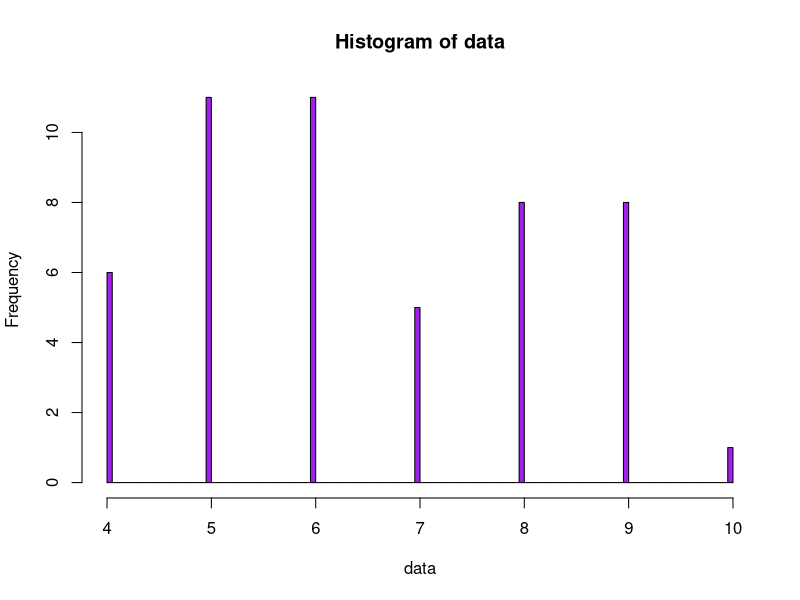
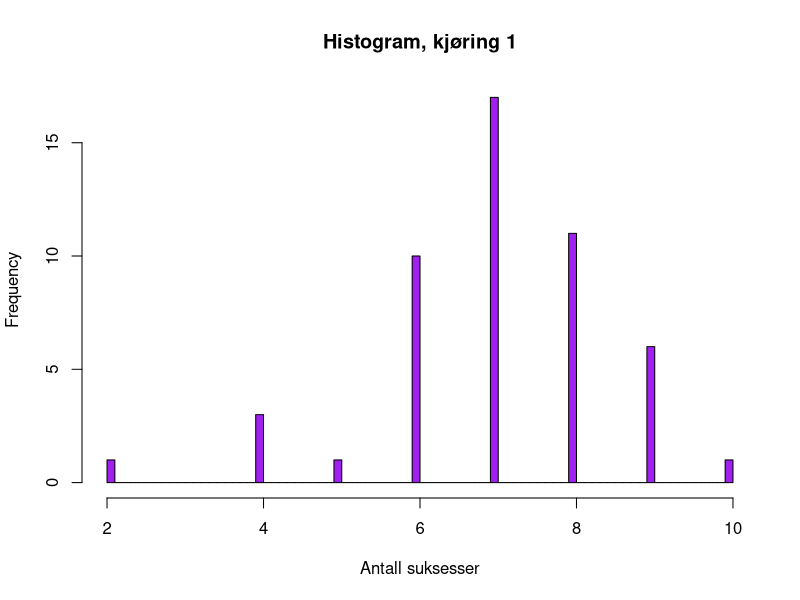
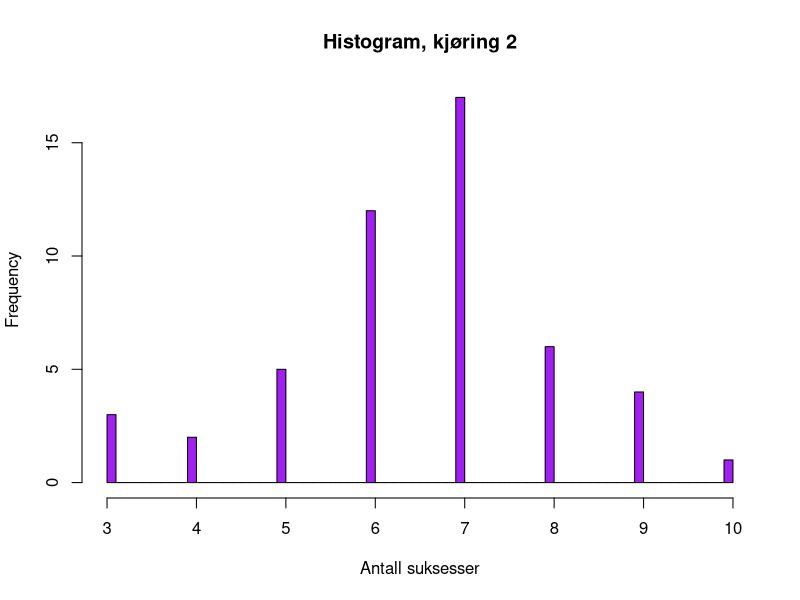
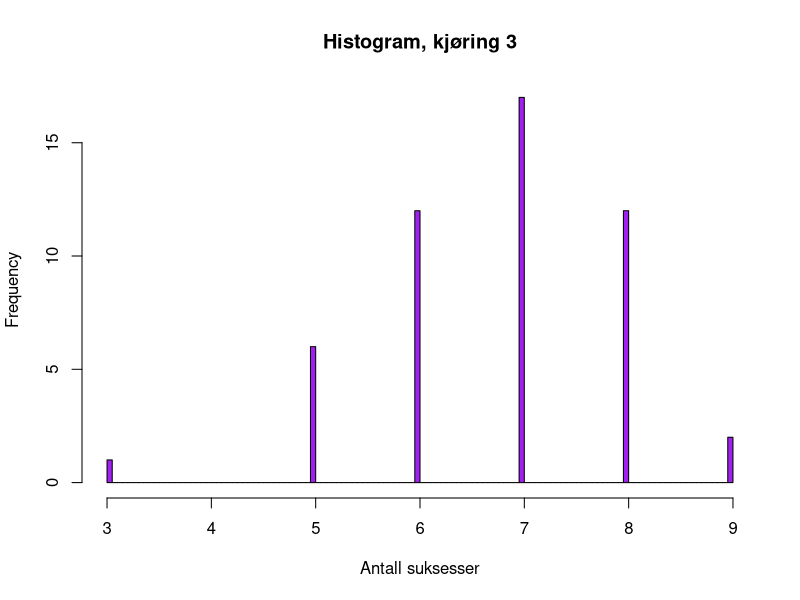
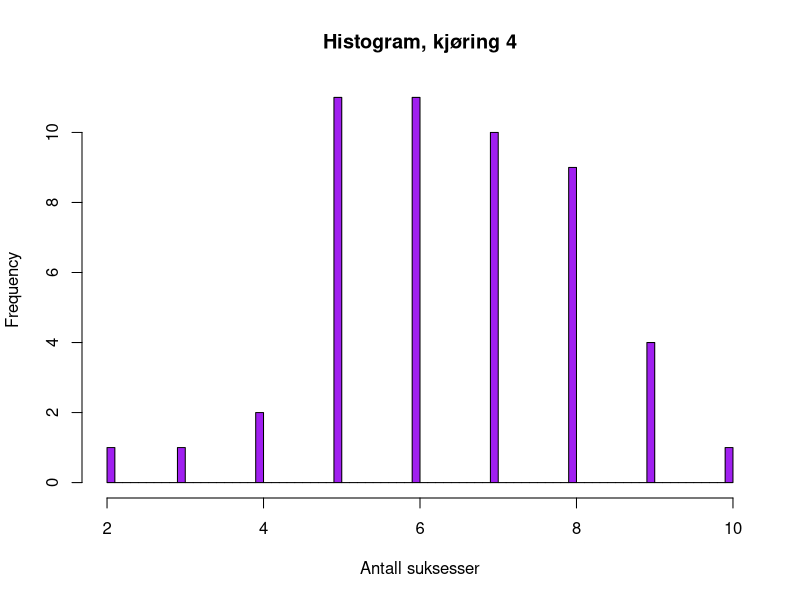
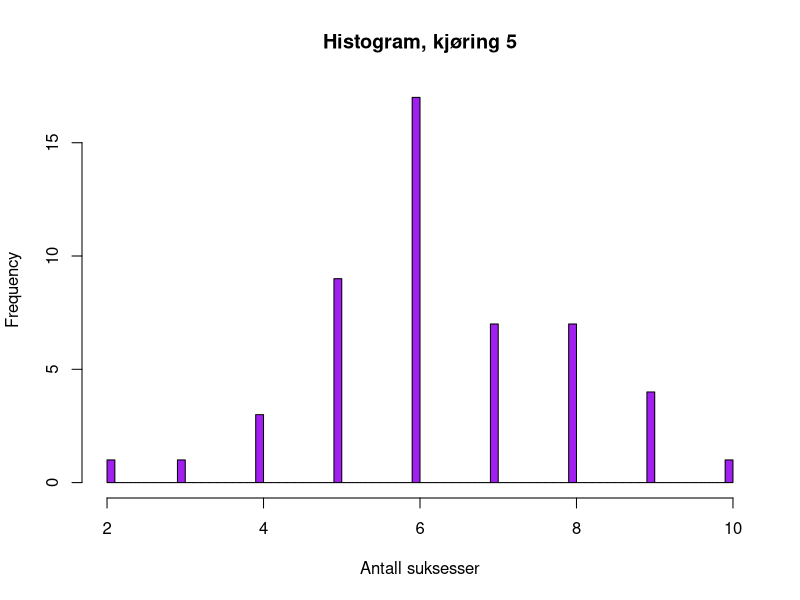
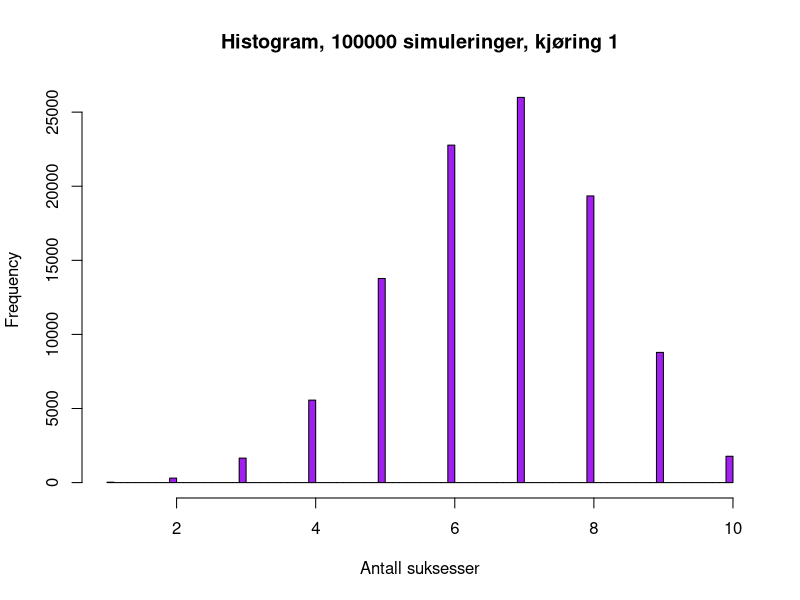
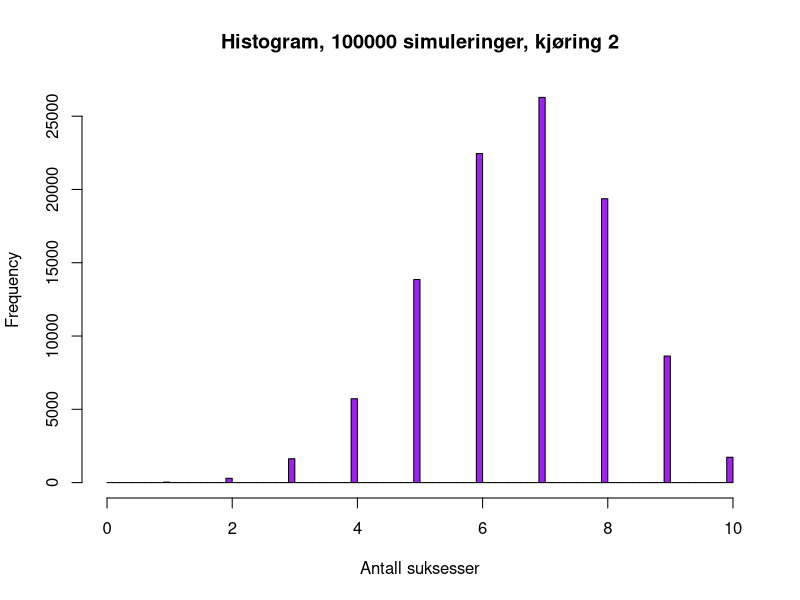

Write R code to recreate these figures, in order.
#Oppgave 40 i læreboka
#a)
P_knepet = 1/4
P_knepet


#b)
P_2av5 = dbinom(2, 5, 1/4)
P_2av5


#c)
ganger_tatt_totalt = 2
antall_passeringer = ganger_tatt_totalt / P_knepet
standardavvik = sqrt(antall_passeringer * P_knepet * (1 - P_knepet))

antall_passeringer
standardavvik


#d)
passeringer = 12
leser_ved_passering = 7
antall_tatt = 4
ønsket_tatt_og_leser = 3
P_leste_og_tatt = dhyper(ønsket_tatt_og_leser, leser_ved_passering, 
                        ( passeringer - leser_ved_passering ), antall_tatt)
P_leste_og_tatt


#f)
antall_biler = 16384
P_wunderbaum = 1 / 1024
lambda = antall_biler * P_wunderbaum

P_nøyaktig_15 = dpois(15, lambda)
P_nøyaktig_15


#2a)
rbinom(1, 10, 2/3)
rbinom(10, 1, 2/3)
sum(rbinom(10, 1, 2/3))


#b) 
data = c()

for (i in 1:50) {
  k = rbinom(1, 10, 2/3)
  data = c(data, k)
}

table(data)
hist(data, breaks = 100, col = "purple")

#d)
for (j in 1:5) {
  data = c()
  
  for (i in 1:50) {
    k = rbinom(1, 10, 2/3)
    data = c(data, k)
  }
  
  hist(data, breaks = 100, col = "purple",
       main = paste("Histogram, kjøring", j),
       xlab = "Antall suksesser")
}


#e)
for (j in 1:5) {
  data = c()
  
  for (i in 1:100000) {
    k = rbinom(1, 10, 2/3)
    data = c(data, k)
  }
  
  hist(data, breaks = 100, col = "purple",
       main = paste("Histogram, 100000 simuleringer, kjøring", j),
       xlab = "Antall suksesser")
}


#f)
x = 0:10
y = dbinom(x, 10, 2/3)

plot(x, y, type = "h", lwd = 3, col = "maroon",
     main = "Bin(10, 2/3)",
     xlab = "Antall suksesser", ylab = "P(X = x)")
points(x, y, pch = 19, col = "maroon")



#3)
for (j in 1:5) {
  data = c()
  
  for (i in 1:200) {
    k = rpois(1, 2)
    data = c(data, k)
  }
  
  hist(data,
       breaks = seq(-0.5, max(data) + 0.5, 1),
       col = "purple",
       main = paste("Poisson(2), kjøring", j),
       xlab = "Antall hendelser")
}



x = 0:10
y = dpois(x, 2)

plot(x, y, type = "h", lwd = 3, col = "maroon",
     main = "Poisson(2)",
     xlab = "Antall hendelser", ylab = "P(X = x)")
points(x, y, pch = 19, col = "maroon")



data = c()

for (i in 1:100000) {
  k = rpois(1, 2)
  data = c(data, k)
}

hist(data,
     breaks = seq(-0.5, max(data) + 0.5, 1),
     col = "purple",
     main = "Poisson(2), 100000 simuleringer",
     xlab = "Antall hendelser")



par(mfrow = c(1, 1))

# 4a
png("/Users/chris/Maths/MA-223/Oblig/2b/oppg4a.png", width = 1400, height = 700)
par(mfrow = c(1, 2))

mu = 37
sigma = 5

# Sannsynlighet
P_X_ge_33 = pnorm(33, mean = mu, sd = sigma, lower.tail = FALSE)
P_X_ge_33

# PDF med skyggelegging
xVals = seq(15, 60, 0.01)
yVals = dnorm(xVals, mean = mu, sd = sigma)

plot(xVals, yVals, type = "l", lwd = 2,
     main = "PDF for N(37,5)",
     xlab = "x", ylab = "f(x)")

shade_x = seq(33, 60, 0.01)
shade_y = dnorm(shade_x, mean = mu, sd = sigma)

polygon(c(33, shade_x, 60),
        c(0, shade_y, 0),
        col = "plum", border = NA)

lines(xVals, yVals, lwd = 2)
abline(v = 33, col = "maroon", lwd = 2)

# CDF med markering
yCumVals = pnorm(xVals, mean = mu, sd = sigma)

plot(xVals, yCumVals, type = "l", lwd = 2,
     main = "CDF for N(37,5)",
     xlab = "x", ylab = "F(x)")

F_33 = pnorm(33, mean = mu, sd = sigma)

points(33, F_33, pch = 19, col = "maroon")
abline(v = 33, col = "maroon", lty = 2)
abline(h = F_33, col = "maroon", lty = 2)

dev.off()


# 4b
png("/Users/chris/Maths/MA-223/Oblig/2b/oppg4b.png", width = 1400, height = 700)
par(mfrow = c(1, 2))

mu = 2
sigma = 1

a = qnorm(0.05, mean = mu, sd = sigma)
a

# PDF
xVals = seq(-2, 6, 0.01)
yVals = dnorm(xVals, mean = mu, sd = sigma)

plot(xVals, yVals, type = "l", lwd = 2,
     main = "PDF for N(2,1)",
     xlab = "x", ylab = "f(x)")

shade_x = seq(-2, a, 0.01)
shade_y = dnorm(shade_x, mean = mu, sd = sigma)

polygon(c(-2, shade_x, a),
        c(0, shade_y, 0),
        col = "plum", border = NA)

lines(xVals, yVals, lwd = 2)
abline(v = a, col = "maroon", lwd = 2)

# CDF
yCumVals = pnorm(xVals, mean = mu, sd = sigma)

plot(xVals, yCumVals, type = "l", lwd = 2,
     main = "CDF for N(2,1)",
     xlab = "x", ylab = "F(x)")

points(a, 0.05, pch = 19, col = "maroon")
abline(v = a, col = "maroon", lty = 2)
abline(h = 0.05, col = "maroon", lty = 2)

dev.off()


# 4c
png("/Users/chris/Maths/MA-223/Oblig/2b/oppg4c.png", width = 1400, height = 700)
par(mfrow = c(1, 2))

lambda = 4.4

mu_T = 1 / lambda
sigma_T = 1 / lambda
P_interval = pexp(0.28, rate = lambda) - pexp(0.15, rate = lambda)

mu_T
sigma_T
P_interval

# PDF
xVals = seq(0, 1.2, 0.001)
yVals = dexp(xVals, rate = lambda)

plot(xVals, yVals, type = "l", lwd = 2,
     main = "PDF for Exp(4.4)",
     xlab = "t", ylab = "f(t)")

shade_x = seq(0.15, 0.28, 0.001)
shade_y = dexp(shade_x, rate = lambda)

polygon(c(0.15, shade_x, 0.28),
        c(0, shade_y, 0),
        col = "plum", border = NA)

lines(xVals, yVals, lwd = 2)
abline(v = 0.15, col = "maroon", lty = 2)
abline(v = 0.28, col = "maroon", lty = 2)

# CDF
yCumVals = pexp(xVals, rate = lambda)

plot(xVals, yCumVals, type = "l", lwd = 2,
     main = "CDF for Exp(4.4)",
     xlab = "t", ylab = "F(t)")

F_015 = pexp(0.15, rate = lambda)
F_028 = pexp(0.28, rate = lambda)

points(c(0.15, 0.28), c(F_015, F_028), pch = 19, col = "maroon")
abline(v = 0.15, col = "maroon", lty = 2)
abline(v = 0.28, col = "maroon", lty = 2)
abline(h = F_015, col = "maroon", lty = 3)
abline(h = F_028, col = "maroon", lty = 3)

dev.off()


# 4d
png("/Users/chris/Maths/MA-223/Oblig/2b/oppg4d.png", width = 1400, height = 700)
par(mfrow = c(1, 2))

t_verdi = qt(0.1, df = 4)
t_verdi

# PDF
xVals = seq(-5, 5, 0.01)
yVals = dt(xVals, df = 4)

plot(xVals, yVals, type = "l", lwd = 2,
     main = "PDF for t(4)",
     xlab = "x", ylab = "f(x)")

shade_x = seq(-5, t_verdi, 0.01)
shade_y = dt(shade_x, df = 4)

polygon(c(-5, shade_x, t_verdi),
        c(0, shade_y, 0),
        col = "plum", border = NA)

lines(xVals, yVals, lwd = 2)
abline(v = t_verdi, col = "maroon", lwd = 2)

# CDF
yCumVals = pt(xVals, df = 4)

plot(xVals, yCumVals, type = "l", lwd = 2,
     main = "CDF for t(4)",
     xlab = "x", ylab = "F(x)")

points(t_verdi, 0.1, pch = 19, col = "maroon")
abline(v = t_verdi, col = "maroon", lty = 2)
abline(h = 0.1, col = "maroon", lty = 2)

dev.off()


# 4e
png("/Users/chris/Maths/MA-223/Oblig/2b/oppg4e.png", width = 1400, height = 700)
par(mfrow = c(1, 2))

a = 3
b = 2

mu_X = a / (a + b)
sigma_X = sqrt((a * b) / (((a + b)^2) * (a + b + 1)))
P_interval = pbeta(0.65, a, b) - pbeta(0.4, a, b)

mu_X
sigma_X
P_interval

# PDF
xVals = seq(0, 1, 0.001)
yVals = dbeta(xVals, a, b)

plot(xVals, yVals, type = "l", lwd = 2,
     main = "PDF for Beta(3,2)",
     xlab = "x", ylab = "f(x)")

shade_x = seq(0.4, 0.65, 0.001)
shade_y = dbeta(shade_x, a, b)

polygon(c(0.4, shade_x, 0.65),
        c(0, shade_y, 0),
        col = "plum", border = NA)

lines(xVals, yVals, lwd = 2)
abline(v = 0.4, col = "maroon", lty = 2)
abline(v = 0.65, col = "maroon", lty = 2)

# CDF
yCumVals = pbeta(xVals, a, b)

plot(xVals, yCumVals, type = "l", lwd = 2,
     main = "CDF for Beta(3,2)",
     xlab = "x", ylab = "F(x)")

F_04 = pbeta(0.4, a, b)
F_065 = pbeta(0.65, a, b)

points(c(0.4, 0.65), c(F_04, F_065), pch = 19, col = "maroon")
abline(v = 0.4, col = "maroon", lty = 2)
abline(v = 0.65, col = "maroon", lty = 2)
abline(h = F_04, col = "maroon", lty = 3)
abline(h = F_065, col = "maroon", lty = 3)

dev.off()


# 4f
png("/Users/chris/Maths/MA-223/Oblig/2b/oppg4f.png", width = 1400, height = 700)
par(mfrow = c(1, 2))

k = 0.5
lambda = 3

mu_T = lambda * gamma(1 + 1/k)
sigma_T = sqrt(lambda^2 * (gamma(1 + 2/k) - gamma(1 + 1/k)^2))
P_interval = pweibull(4, shape = k, scale = lambda) - pweibull(2, shape = k, scale = lambda)

mu_T
sigma_T
P_interval

# PDF
xVals = seq(0, 20, 0.01)
yVals = dweibull(xVals, shape = k, scale = lambda)

plot(xVals, yVals, type = "l", lwd = 2,
     main = "PDF for Weibull(0.5,3)",
     xlab = "t", ylab = "f(t)")

shade_x = seq(2, 4, 0.01)
shade_y = dweibull(shade_x, shape = k, scale = lambda)

polygon(c(2, shade_x, 4),
        c(0, shade_y, 0),
        col = "plum", border = NA)

lines(xVals, yVals, lwd = 2)
abline(v = 2, col = "maroon", lty = 2)
abline(v = 4, col = "maroon", lty = 2)

# CDF
yCumVals = pweibull(xVals, shape = k, scale = lambda)

plot(xVals, yCumVals, type = "l", lwd = 2,
     main = "CDF for Weibull(0.5,3)",
     xlab = "t", ylab = "F(t)")

F_2 = pweibull(2, shape = k, scale = lambda)
F_4 = pweibull(4, shape = k, scale = lambda)

points(c(2, 4), c(F_2, F_4), pch = 19, col = "maroon")
abline(v = 2, col = "maroon", lty = 2)
abline(v = 4, col = "maroon", lty = 2)
abline(h = F_2, col = "maroon", lty = 3)
abline(h = F_4, col = "maroon", lty = 3)

dev.off()

# Reset layout afterwards
par(mfrow = c(1, 1))



# ============================================================
# Oppgave 5 - lagrer alle figurer i valgt mappe
# ============================================================

setwd("/Users/chris/Maths/MA-223/Oblig/2b")
set.seed(223)

# Reset plotting layout
par(mfrow = c(1, 1))

# ------------------------------------------------------------
# 5a) Standard normalfordeling
# ------------------------------------------------------------
png("oppg5a_standard_normal.png", width = 1400, height = 900)

x = seq(-4, 4, length = 1000)
y = dnorm(x, mean = 0, sd = 1)

plot(x, y, type = "l", lwd = 2,
     main = "Standard normalfordeling",
     xlab = "x", ylab = "Tetthet")

dev.off()

# ------------------------------------------------------------
# 5b) Ett tilfeldig trekk
# ------------------------------------------------------------
tilfeldig_trekk = rnorm(1, mean = 0, sd = 1)
tilfeldig_trekk

# ------------------------------------------------------------
# 5c) 50 trekk + teoretisk kurve
# ------------------------------------------------------------
png("oppg5c_50_trekk.png", width = 1400, height = 900)

data_50 = rnorm(50, mean = 0, sd = 1)

hist(data_50, probability = TRUE, breaks = 10,
     col = "purple",
     main = "50 trekk fra N(0,1)",
     xlab = "Verdi")

xVals = seq(-4, 4, 0.01)
yVals = dnorm(xVals, mean = 0, sd = 1)
lines(xVals, yVals, col = "maroon", lwd = 2)

dev.off()

# ------------------------------------------------------------
# 5d) 500 trekk + teoretisk kurve
# ------------------------------------------------------------
png("oppg5d_500_trekk.png", width = 1400, height = 900)

data_500 = rnorm(500, mean = 0, sd = 1)

hist(data_500, probability = TRUE, breaks = 20,
     col = "purple",
     main = "500 trekk fra N(0,1)",
     xlab = "Verdi")

xVals = seq(-4, 4, 0.01)
yVals = dnorm(xVals, mean = 0, sd = 1)
lines(xVals, yVals, col = "maroon", lwd = 2)

dev.off()

# ------------------------------------------------------------
# 5d) 50000 trekk + teoretisk kurve
# ------------------------------------------------------------
png("oppg5d_50000_trekk.png", width = 1400, height = 900)

data_50000 = rnorm(50000, mean = 0, sd = 1)

hist(data_50000, probability = TRUE, breaks = 40,
     col = "purple",
     main = "50000 trekk fra N(0,1)",
     xlab = "Verdi")

xVals = seq(-4, 4, 0.01)
yVals = dnorm(xVals, mean = 0, sd = 1)
lines(xVals, yVals, col = "maroon", lwd = 2)

dev.off()

# ------------------------------------------------------------
# 5e) Oppgitt kode med N = 100
# ------------------------------------------------------------
png("oppg5e_N100.png", width = 1400, height = 900)

N = 100
h = (rbinom(N, 100, 0.5) - 50) / 5
hist(h, probability = TRUE, breaks = seq(-8.05, 8.05, 0.1),
     col = "purple",
     main = "Standardisert binomisk fordeling, N = 100",
     xlab = "h")
xVals = seq(-4, 4, 0.01)
yVals = 2 * dnorm(xVals, 0, 1)
lines(xVals, yVals, col = "maroon", type = "l", lwd = 2)

dev.off()

# ------------------------------------------------------------
# 5f) N = 1000
# ------------------------------------------------------------
png("oppg5f_N1000.png", width = 1400, height = 900)

N = 1000
h = (rbinom(N, 100, 0.5) - 50) / 5
hist(h, probability = TRUE, breaks = seq(-8.05, 8.05, 0.1),
     col = "purple",
     main = "Standardisert binomisk fordeling, N = 1000",
     xlab = "h")
xVals = seq(-4, 4, 0.01)
yVals = 2 * dnorm(xVals, 0, 1)
lines(xVals, yVals, col = "maroon", type = "l", lwd = 2)

dev.off()

# ------------------------------------------------------------
# 5f) N = 10000
# ------------------------------------------------------------
png("oppg5f_N10000.png", width = 1400, height = 900)

N = 10000
h = (rbinom(N, 100, 0.5) - 50) / 5
hist(h, probability = TRUE, breaks = seq(-8.05, 8.05, 0.1),
     col = "purple",
     main = "Standardisert binomisk fordeling, N = 10000",
     xlab = "h")
xVals = seq(-4, 4, 0.01)
yVals = 2 * dnorm(xVals, 0, 1)
lines(xVals, yVals, col = "maroon", type = "l", lwd = 2)

dev.off()

# ------------------------------------------------------------
# 5f) N = 100000
# ------------------------------------------------------------
png("oppg5f_N100000.png", width = 1400, height = 900)

N = 100000
h = (rbinom(N, 100, 0.5) - 50) / 5
hist(h, probability = TRUE, breaks = seq(-8.05, 8.05, 0.1),
     col = "purple",
     main = "Standardisert binomisk fordeling, N = 100000",
     xlab = "h")
xVals = seq(-4, 4, 0.01)
yVals = 2 * dnorm(xVals, 0, 1)
lines(xVals, yVals, col = "maroon", type = "l", lwd = 2)

dev.off()

# Reset plotting layout afterwards
par(mfrow = c(1, 1))


#6a)
x = seq(0, 1, length = 1000)
y = dbeta(x, 3, 7)

plot(x, y, type = "l", lwd = 2,
     main = expression(beta(3,7)),
     xlab = "x", ylab = "Tetthet")

#b)
par(mfrow = c(3, 3))

verdier = c(1, 2, 5)

for (a in verdier) {
  for (b in verdier) {
    x = seq(0, 1, length = 1000)
    y = dbeta(x, a, b)
    
    plot(x, y, type = "l", lwd = 2,
         main = paste("Beta(", a, ",", b, ")", sep = ""),
         xlab = "x", ylab = "Tetthet")
  }
}
